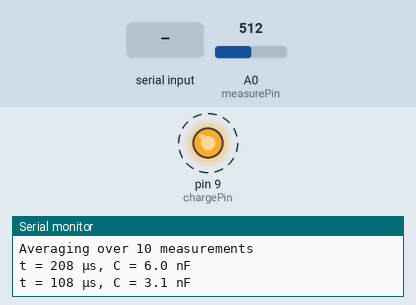
Recording of a sketch running on a simulated Arduino Uno, built with avr-gcc and run on an emulated ATmega328P. Parts: output pins drawn as LEDs (lit = HIGH), the last lines printed to the serial monitor. Dashed ring = blinking. The inputs (shaded band) are chosen by the test bench; at power-on: A0 (measurePin) = 512.

Above: at 2.3 s.
2.4 s: A0 (measurePin) set to 531
At 4.4 s:
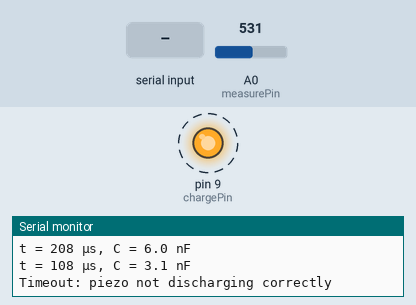
6.4 s: A0 (measurePin) set to 511
9.9 s: "1" received over Serial
At 12.3 s:
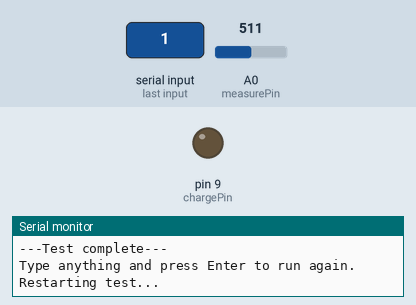
Timing chart, 0 to 19.9 s (numbered marks = the images above; inputs shaded):
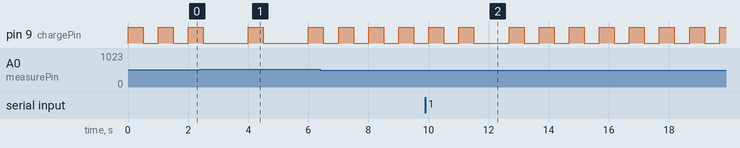

The sketch:

measureCapacitance.ino
```cpp
/*
 * Two-pin capacitance measurement for piezo stack
 *
 * Pin D9  = charge/discharge output
 * Pin A0 = analog input to measure voltage
 * Resistor = 50 kΩ (five 10kΩ in series)
 *
 * Measures discharge time from 5 V to 2.5 V (half voltage)
 * Calculates capacitance using C = t / (R * ln(2))
 */

const int chargePin = 9;          // Pin A: output for charging/discharging
const int measurePin = A0;        // Pin B: analog input (always input)

const float C_single = 32e-9;     // average capacitance of a single piezo (experimentally assessed)
const float R = 50000.0;          // 50 kΩ in ohms
const float ln2 = 0.693147;       // natural log of 2
const int threshold = 512;        // 2.5V on 5V ADC (1024 / 2)

const int numMeasurements = 10;   // number of measurements to average
const float timeoutSec = 1.0;     // safety timeout (seconds)

void setup() {
  Serial.begin(9600);
  pinMode(chargePin, OUTPUT);
  pinMode(measurePin, INPUT);
  digitalWrite(chargePin, LOW);   // start discharged

  Serial.println("Piezo capacitance test");
  /*
  Serial.print("Resistor: ");
  Serial.print(R / 1000.0);
  Serial.println(" kOhm");*/
  Serial.print("Averaging over ");
  Serial.print(numMeasurements);
  Serial.println(" measurements");
  Serial.println();
}

/*
 * Measures capacitance of the connected piezo based on the time it takes to discharge
 * Returns capacitance in farads (F)
 * Returns 0 if timeout or error
 */
float measureCapacitance() {
  // ----- Charge the piezo -----
  digitalWrite(chargePin, HIGH);    // 5V output
  delay(500);                       // plenty of time to charge (5τ = 62.5ms, so 500ms is safe)

  // ----- Start discharge and timing -----
  digitalWrite(chargePin, LOW);     // discharge through resistor to 0V

  unsigned long start = micros();
  unsigned long timeout = (unsigned long)(timeoutSec * 1000000.0);

  // Wait for voltage to drop below threshold (2.5V)
    while (analogRead(measurePin) > threshold) {
      if (micros() - start > timeout) {
        Serial.println("Timeout: piezo not discharging correctly");
        return;
      }
    }

  unsigned long elapsed = micros() - start;
  float t_sec = elapsed / 1000000.0;

  // Calculate capacitance: C = t / (R * ln(2))
  float capacitance = t_sec / (R * ln2);

  // Print individual measurement
  Serial.print("t = ");
  Serial.print(elapsed);
  Serial.print(" µs, C = ");
  Serial.print(capacitance * 1e9, 1);
  Serial.println(" nF");

  return capacitance;
}

void loop() {
  // Average multiple measurements
  float totalCap = 0;
  int validMeasures = 0;

  for (int i = 0; i < numMeasurements; i++) {
    float cap = measureCapacitance();
    if (cap > 0) {
      totalCap += cap;
      validMeasures++;
    }
    delay(500);   // short pause between measurements
  }

  if (validMeasures > 0) {
    float avgCap = totalCap / validMeasures;

    Serial.print("Average capacitance: ");
    Serial.print(avgCap * 1e9, 1);
    Serial.print(" nF (");
    Serial.print(avgCap * 1e6, 2);
    Serial.println(" uF)");

    // Estimate number of layers (if each ~5nF)
    float estLayers = avgCap / C_single;
    Serial.print("Estimated working layers: ");
    Serial.println(estLayers, 0);
  } else {
    Serial.println("No valid measurements");
  }

  Serial.println("---Test complete---");
  Serial.println("Type anything and press Enter to run again.");

  // Wait for user input to restart
  while (!Serial.available()) {
    // wait
  }

  // Small delay to let all characters arrive
  delay(100);

  // Clear the serial buffer
  while (Serial.available()) {
    Serial.read();
  }

  Serial.println("\n\nRestarting test...\n");
  delay(500);  // brief pause before restart
  // loop() will now run again automatically
}
```

Measured:
- after the input at 2.4 s, pin 9 (chargePin): LOW → HIGH after 1.6 s, → LOW 0.50 s later, → HIGH 1.5 s later
- by itself, pin 9 (chargePin): alternates HIGH for 0.50 s and LOW for 0.50 s
